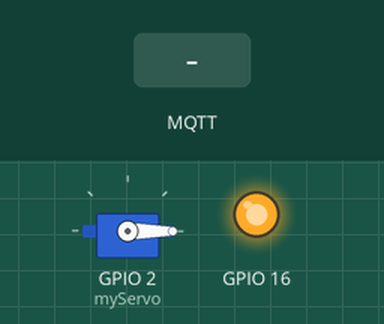
Simulated run of this sketch. Board: ESP8266 (NodeMCU). Parts: servo, output pins drawn as LEDs (lit = HIGH). Inputs (shaded band) come from the test bench. WiFi joins after 1.5 s; servers stay silent unless stated; random numbers use the default seed unless the sketch sets one; no MQTT or app messages arrive unless stated; what the sketch prints to the serial monitor is not drawn.

Above: at 2.7 s.
2.8 s: MQTT message "Sakit" arrives on the first subscribed topic
At 3.6 s:
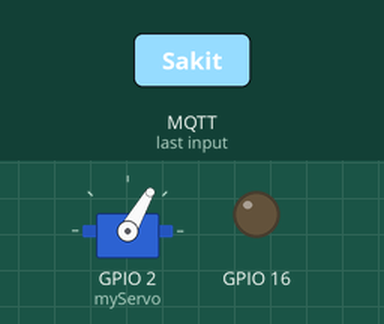
At 9.4 s:
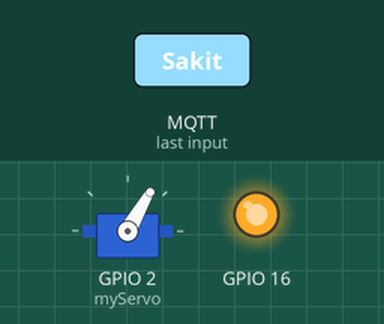
Timing chart, 0 to 10.3 s (numbered marks = the images above; inputs shaded):
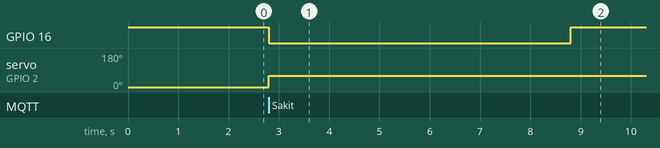

The sketch:

full.ino
```cpp
#include <ESP8266WiFi.h>
#include <PubSubClient.h>
#include <Servo.h>

// Update these with values suitable for your network.

const char* ssid = "realme C11 2021";
const char* password = "nsaf123,,";
const char* mqtt_server = "test.mosquitto.org";

WiFiClient espClient;
PubSubClient client(espClient);
Servo myServo;
unsigned long lastMsg = 0;
#define MSG_BUFFER_SIZE  (50)
char msg[MSG_BUFFER_SIZE];
int value = 0;

void setup_wifi() {

  delay(10);
  // We start by connecting to a WiFi network
  Serial.println();
  Serial.print("Connecting to ");
  Serial.println(ssid);

  WiFi.mode(WIFI_STA);
  WiFi.begin(ssid, password);

  while (WiFi.status() != WL_CONNECTED) {
    delay(500);
    Serial.print(".");
  }

  randomSeed(micros());

  Serial.println("");
  Serial.println("WiFi connected");
  Serial.println("IP address: ");
  Serial.println(WiFi.localIP());
}

void callback(char* topic, byte* payload, unsigned int length) {
  String message = "";
  for (unsigned int i = 0; i < length; i++) {
    message += (char)payload[i];
  }
  client.subscribe("kakao-detection");
  Serial.print("Message arrived [");
  Serial.print(topic);
  Serial.print("] ");
  Serial.println(message);

  // Debug untuk memastikan callback dijalankan
  Serial.println("Callback executed");

  if(message == "Sakit" || message == "Busuk"){
    myServo.write(60);
    Serial.println("Servo Aktif 90");
  }else{
    myServo.write(0);
    Serial.println("Servo Aktif 0");
  }
  digitalWrite(16, 0);
  delay(6000);
  digitalWrite(16, 1);
}

void reconnect() {
  // Loop until we're reconnected
  while (!client.connected()) {
    Serial.print("Attempting MQTT connection...");
    // Create a random client ID
    String clientId = "ESP8266Client-";
    clientId += String(random(0xffff), HEX);
    // Attempt to connect
    if (client.connect(clientId.c_str())) {
      Serial.println("connected");
      // Once connected, publish an announcement...
      // ... and resubscribe
      client.subscribe("kakao-detection");
    } else {
      Serial.print("failed, rc=");
      Serial.print(client.state());
      Serial.println(" try again in 5 seconds");
      // Wait 5 seconds before retrying
      delay(5000);
    }
  }
}

void setup() {
  Serial.begin(115200);
  pinMode(16, OUTPUT);
  digitalWrite(16, 1);
  myServo.attach(2);
  myServo.write(0);
  setup_wifi();
  client.setServer(mqtt_server, 1883);
  client.setCallback(callback);
}

void loop() {

  if (!client.connected()) {
    reconnect();
  }
  client.loop();

}
```

Measured:
- after the input at 2.8 s, GPIO 16: HIGH → LOW at once, → HIGH 6.0 s later; servo on GPIO 2 (myServo): 0° → 60° at once
